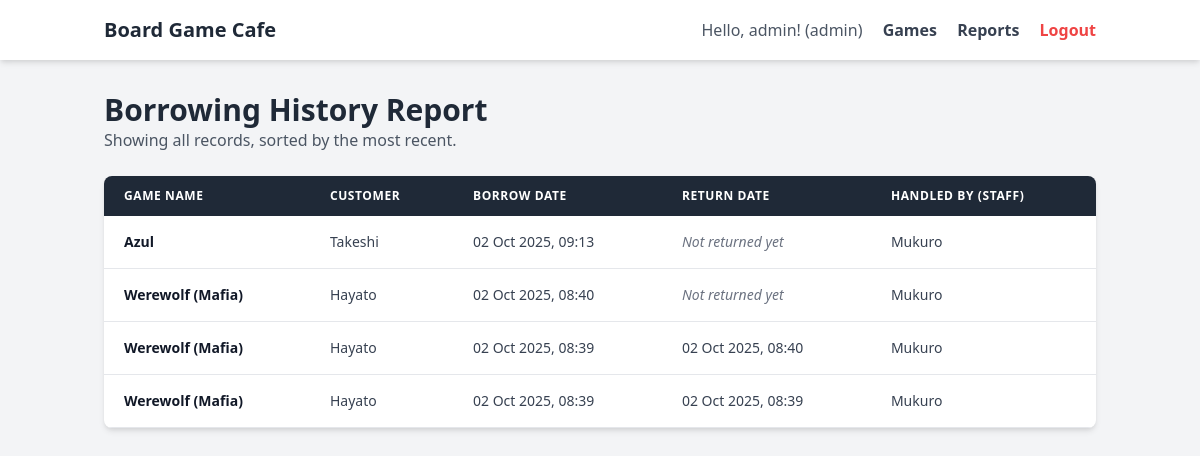
Page /reports/ (signed in) on the earlier database version.
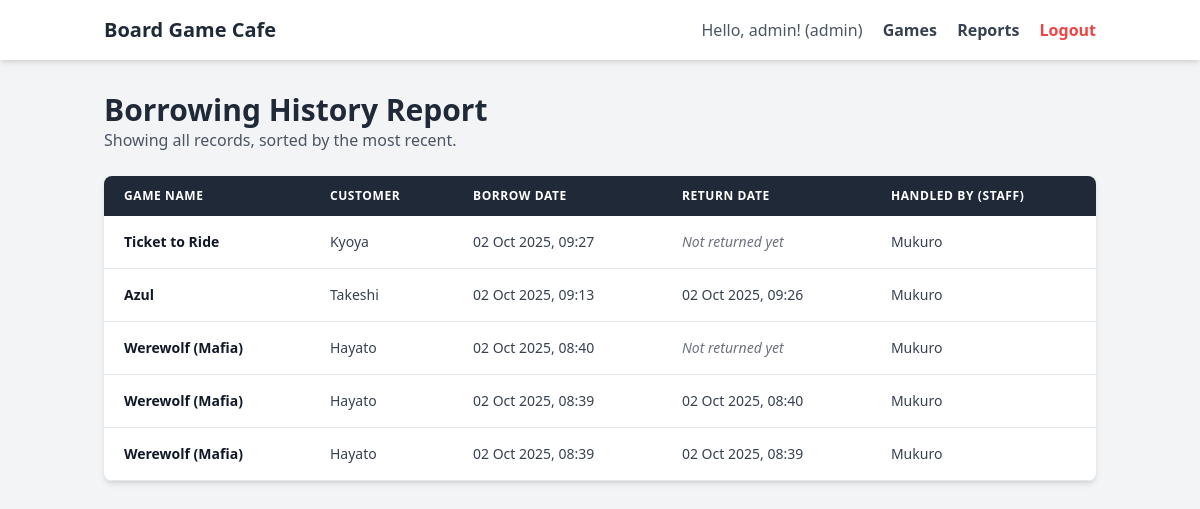
Same page on the later database version.
### users/models.py (models this page shows, shortened)
class User(AbstractUser):
    fullname = models.CharField(max_length=255, blank=True, null=True) # แนะนำให้เพิ่ม blank=True, null=True
    role = models.CharField(max_length=20, default='staff')

### borrow_logs/models.py (models this page shows, shortened)
class BorrowLog(models.Model):
    game = models.ForeignKey('boardgames.BoardGame', on_delete=models.CASCADE) # เกมที่ถูกยืม
    borrowed_by_staff = models.ForeignKey(settings.AUTH_USER_MODEL, on_delete=models.CASCADE) # พนักงานที่ทำการยืม
    customer_name = models.CharField(max_length=255) # ชื่อของลูกค้าที่ยืม
    borrow_date = models.DateTimeField(auto_now_add=True) # วันที่ยืม
    return_date = models.DateTimeField(null=True, blank=True)

### boardgames/models.py (models this page shows, shortened)
class BoardGame(models.Model):
    STATUS_CHOICES = (
        ('available', 'Available'),
        ('borrowed', 'Borrowed'),
    )
    name = models.CharField(max_length=255)
    category = models.CharField(max_length=100)
    players_min = models.IntegerField()
    players_max = models.IntegerField()
    status = models.CharField(max_length=20, choices=STATUS_CHOICES, default='available')

### borrow_logs/views.py (the view)
# urls.py: path('reports/', report_view, name='report'),
@login_required
def report_view(request):
    if request.user.role != 'admin':
        return redirect('index')
    logs = BorrowLog.objects.all().order_by('-borrow_date')
    context = {
        'logs': logs
    }
    return render(request, 'report.html', context)

### theme/templates/report.html
{% extends "base.html" %}
{% block content %}
<div class="container mx-auto px-4">
    <div class="mb-6">
        <h1 class="text-3xl font-bold text-gray-800">Borrowing History Report</h1>
        <p class="text-gray-600">Showing all records, sorted by the most recent.</p>
    </div>
    <div class="bg-white shadow-md rounded-lg overflow-hidden">
        <table class="min-w-full leading-normal">
            <thead class="bg-gray-800 text-white">
                <tr>
                    <th class="px-5 py-3 text-left text-xs font-semibold uppercase tracking-wider">Game Name</th>
                    <th class="px-5 py-3 text-left text-xs font-semibold uppercase tracking-wider">Customer</th>
                    <th class="px-5 py-3 text-left text-xs font-semibold uppercase tracking-wider">Borrow Date</th>
                    <th class="px-5 py-3 text-left text-xs font-semibold uppercase tracking-wider">Return Date</th>
                    <th class="px-5 py-3 text-left text-xs font-semibold uppercase tracking-wider">Handled by (Staff)</th>
                </tr>
            </thead>
            <tbody>
                {% for log in logs %}
                <tr class="hover:bg-gray-50 border-b border-gray-200">
                    <td class="px-5 py-4 text-sm"><p class="text-gray-900 font-semibold">{{ log.game.name }}</p></td>
                    <td class="px-5 py-4 text-sm"><p class="text-gray-700">{{ log.customer_name }}</p></td>
                    <td class="px-5 py-4 text-sm"><p class="text-gray-700">{{ log.borrow_date|date:"d M Y, H:i" }}</p></td>
                    <td class="px-5 py-4 text-sm">
                        {% if log.return_date %}
                            <p class="text-gray-700">{{ log.return_date|date:"d M Y, H:i" }}</p>
                        {% else %}
                            <span class="italic text-gray-500">Not returned yet</span>
                        {% endif %}
                    </td>
                    <td class="px-5 py-4 text-sm"><p class="text-gray-700">{{ log.borrowed_by_staff.username }}</p></td>
                </tr>
                {% empty %}
                <tr>
                    <td colspan="5" class="text-center py-10 text-gray-500">No borrowing history found.</td>
                </tr>
                {% endfor %}
            </tbody>
        </table>
    </div>
</div>
{% endblock %}

### theme/templates/base.html (shortened to what this page needs)
<!DOCTYPE html>
<html lang="en">
<head>
    <link href="https://cdn.jsdelivr.net/npm/tailwindcss@2.2.19/dist/tailwind.min.css" rel="stylesheet">
</head>
<body class="bg-gray-100">
    <nav class="bg-white shadow-md">
        <div class="container mx-auto px-4 py-4 flex justify-between items-center">
            <a href="{% url 'index' %}" class="text-xl font-bold text-gray-800">Board Game Cafe</a>
            <div>
                {% if user.is_authenticated %}
                    <span class="text-gray-600">Hello, {{ user.username }}! ({{ user.role }})</span>
                    <a href="{% url 'index' %}" class="ml-4 text-gray-700 font-semibold hover:text-blue-600">Games</a>
                    {% if user.role == 'admin' %}
                        <a href="{% url 'report' %}" class="ml-4 text-gray-700 font-semibold hover:text-blue-600">Reports</a>
                    {% endif %}
                    <form action="{% url 'logout' %}" method="post" class="inline">
                        <button type="submit" class="ml-4 text-red-500 font-semibold hover:text-red-700 cursor-pointer p-0 border-none bg-transparent">Logout</button>
                    </form>
                {% else %}
                    <a href="{% url 'login' %}" class="text-gray-700 font-semibold hover:text-blue-600">Login</a>
                    <a href="{% url 'signup' %}" class="ml-4 bg-blue-500 hover:bg-blue-600 text-white font-bold py-2 px-4 rounded-lg text-sm">Sign Up</a>
                {% endif %}
            </div>
        </div>
    </nav>
    <main class="py-8">
        {% block content %}
        {% endblock %}
    </main>
</body>
</html>

Differences in the rows shown:
added BorrowLog: game.name "Ticket to Ride", customer_name "Kyoya", borrow_date "02 Oct 2025, 09:27", shows "Not returned yet", borrowed_by_staff.username "Mukuro"
changed BorrowLog "Takeshi": return_date (not shown) → "02 Oct 2025, 09:26"; no longer shows "Not returned yet"
